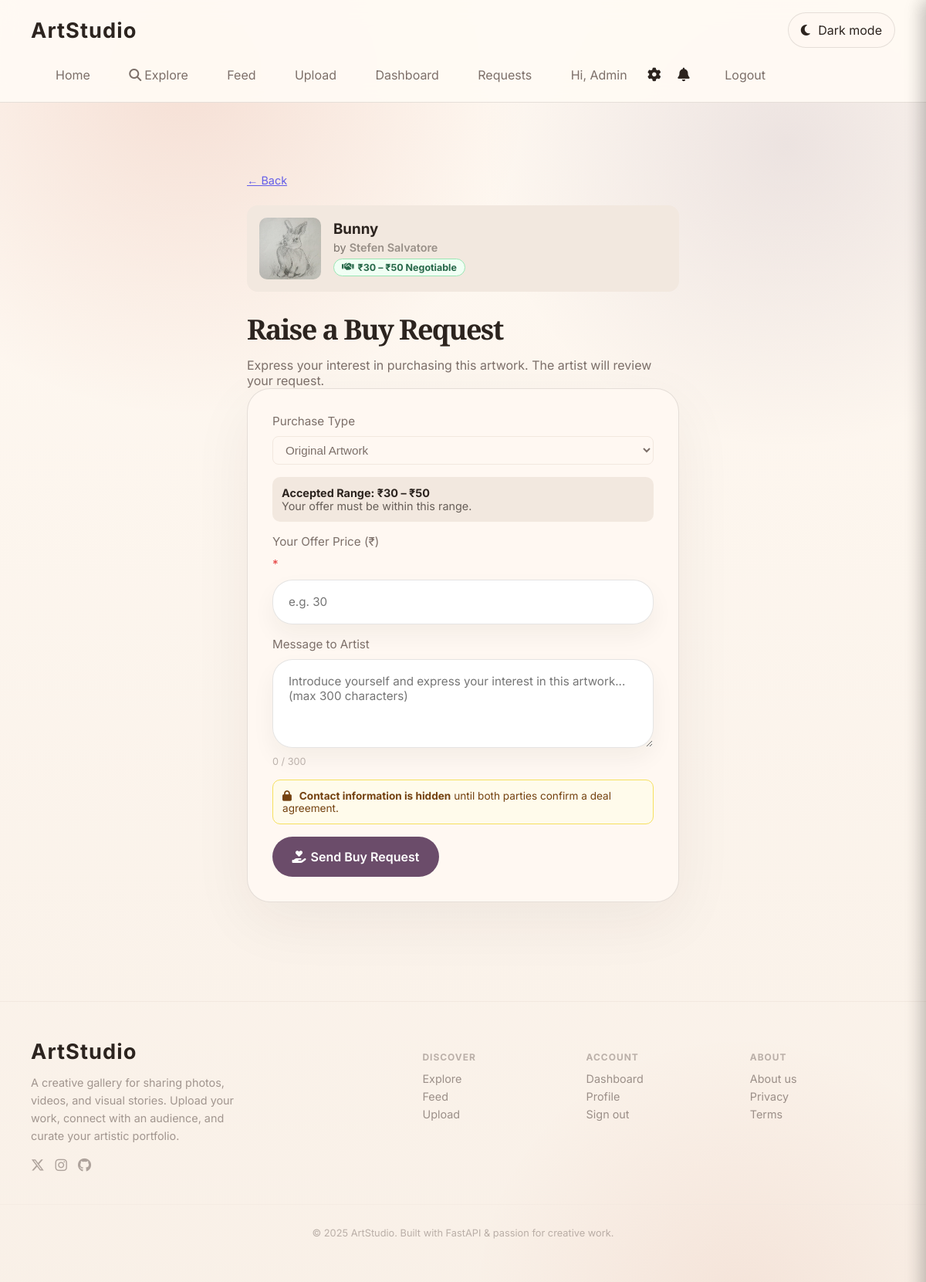
/buy-request/4 (signed in), run on the app's committed database.
### fastapi_app/models.py (models this page shows)
class User(Base):
    __tablename__ = "users"
    id = Column(Integer, primary_key=True, index=True)
    username = Column(String(80), unique=True, nullable=False, index=True)
    email = Column(String(200), unique=True, nullable=True)
    hashed_password = Column(String(200), nullable=False)
    avatar = Column(String(255), nullable=True)
    bio = Column(Text, nullable=True)
    is_admin = Column(Boolean, default=False, nullable=False)
    is_banned = Column(Boolean, default=False, nullable=False)
    whatsapp = Column(String(30), nullable=True)
    telegram = Column(String(60), nullable=True)
    created_at = Column(DateTime, default=datetime.utcnow)

class MediaItem(Base):
    __tablename__ = "media_items"
    id = Column(Integer, primary_key=True, index=True)
    title = Column(String(140), nullable=False, index=True)
    description = Column(Text, nullable=True)
    tags = Column(String(255), nullable=True, index=True)
    filename = Column(String(255), nullable=False, unique=True)
    media_type = Column(String(20), nullable=False)
    uploader = Column(String(80), nullable=False, default="Guest")
    uploader_id = Column(Integer, nullable=True)
    created_at = Column(DateTime, default=datetime.utcnow)
    views = Column(Integer, default=0)
    sale_status = Column(String(20), nullable=False, default="showcase")  # showcase | fixed | negotiable
    fixed_price = Column(Integer, nullable=True)       # in smallest currency unit (paise / cents)
    min_price = Column(Integer, nullable=True)
    max_price = Column(Integer, nullable=True)
    artwork_status = Column(String(20), nullable=False, default="available")  # available | reserved | sold

### fastapi_app/main.py (the view)
@app.get("/buy-request/{media_id}")
def buy_request_form(media_id: int, request: Request, db: Session = Depends(get_db)):
    current_user = get_current_user(request, db)
    if not current_user:
        return redirect_with_flash("/login", "Please sign in to raise a buy request.", "info")
    media_item = crud.get_media_item(db, media_id)
    if not media_item:
        raise HTTPException(status_code=404, detail="Artwork not found")
    if media_item.sale_status == "showcase":
        return redirect_with_flash(f"/watch/{media_id}", "This artwork is not available for purchase.", "info")
    if media_item.uploader_id == current_user.id:
        return redirect_with_flash(f"/watch/{media_id}", "You cannot buy your own artwork.", "info")
    if media_item.artwork_status != "available":
        return redirect_with_flash(f"/watch/{media_id}", f"This artwork is {media_item.artwork_status}.", "info")
    if crud.has_pending_request(db, media_id, current_user.id):
        return redirect_with_flash(f"/watch/{media_id}", "You already have an active request for this artwork.", "info")
    return render_template(request, "buy_request.html", db, media=media_item)

### fastapi_app/templates/buy_request.html (shortened to what this page needs)
{% extends "base.html" %}
{% block content %}
<section class="container form-section" style="max-width:560px">
  <div style="display:flex;align-items:center;gap:12px;margin-bottom:1.5rem">
    <a href="/watch/{{ media.id }}" style="opacity:0.6;font-size:0.9rem">← Back</a>
  </div>
  <div class="deal-artwork-card">
    {% if media.media_type == 'video' %}
      <div style="width:80px;height:80px;border-radius:10px;background:var(--surface-2);display:flex;align-items:center;justify-content:center;flex-shrink:0">
        <i class="fas fa-play" style="font-size:1.5rem;opacity:0.5"></i>
      </div>
    {% else %}
      <img src="/uploads/{{ media.filename }}" alt="{{ media.title }}" style="width:80px;height:80px;object-fit:cover;border-radius:10px;flex-shrink:0" />
    {% endif %}
    <div>
      <h3 style="margin:0 0 4px">{{ media.title }}</h3>
      <p style="margin:0;opacity:0.6;font-size:0.9rem">by <a href="/profile/{{ media.uploader }}" class="uploader-link">{{ media.uploader }}</a></p>
      {% if media.sale_status == 'fixed' %}
        <div class="price-tag price-fixed" style="margin-top:6px"><i class="fas fa-tag"></i> ₹{{ "{:,}".format(media.fixed_price) }} Fixed Price</div>
      {% elif media.sale_status == 'negotiable' %}
        <div class="price-tag price-negotiable" style="margin-top:6px"><i class="fas fa-handshake"></i> ₹{{ "{:,}".format(media.min_price) }} – ₹{{ "{:,}".format(media.max_price) }} Negotiable</div>
      {% endif %}
    </div>
  </div>
  <div class="section-intro" style="margin-top:1.5rem">
    <h2>Raise a Buy Request</h2>
    <p>Express your interest in purchasing this artwork. The artist will review your request.</p>
  </div>
  <form action="/buy-request/{{ media.id }}" method="post" class="upload-form" id="buyRequestForm">
    <label>
      Purchase Type
      <select name="purchase_type" style="padding:8px 12px;border-radius:8px;border:1px solid var(--surface-2);background:var(--surface-1);color:inherit;font-size:0.95rem">
        <option value="original">Original Artwork</option>
      </select>
    </label>
    {% if media.sale_status == 'fixed' %}
      <div style="background:var(--surface-2);border-radius:10px;padding:12px;font-size:0.9rem">
        <strong>Listed Price: ₹{{ "{:,}".format(media.fixed_price) }}</strong><br>
        <span style="opacity:0.7">You can offer the listed price or request a discount.</span>
      </div>
      <label>
        Your Offer Price (₹)
        <input type="number" name="offer_price" min="1" placeholder="Leave blank to accept listed price ₹{{ media.fixed_price }}" value="{{ media.fixed_price }}" />
      </label>
    {% elif media.sale_status == 'negotiable' %}
      <div style="background:var(--surface-2);border-radius:10px;padding:12px;font-size:0.9rem">
        <strong>Accepted Range: ₹{{ "{:,}".format(media.min_price) }} – ₹{{ "{:,}".format(media.max_price) }}</strong><br>
        <span style="opacity:0.7">Your offer must be within this range.</span>
      </div>
      <label>
        Your Offer Price (₹) <span style="color:#e53e3e">*</span>
        <input type="number" name="offer_price" min="{{ media.min_price }}" max="{{ media.max_price }}" placeholder="e.g. {{ media.min_price }}" required />
      </label>
    {% endif %}
    <label>
      Message to Artist
      <textarea name="message" rows="4" maxlength="300" placeholder="Introduce yourself and express your interest in this artwork... (max 300 characters)" id="buyMsg"></textarea>
      <small id="msgCount" style="opacity:0.5;float:right">0 / 300</small>
    </label>
    <div style="background:#fffbeb;border:1px solid #f6e05e;border-radius:10px;padding:12px;font-size:0.85rem;color:#744210">
      <i class="fas fa-lock" style="margin-right:6px"></i>
      <strong>Contact information is hidden</strong> until both parties confirm a deal agreement.
    </div>
    <button type="submit" class="button buy-request-btn" id="buySubmitBtn">
      <i class="fas fa-hand-holding-heart"></i> Send Buy Request
    </button>
  </form>
</section>
{% endblock %}

### fastapi_app/templates/base.html (shortened to what this page needs)
<!DOCTYPE html>
<html lang="en">
<head>
  <link rel="stylesheet" href="https://cdnjs.cloudflare.com/ajax/libs/font-awesome/6.5.0/css/all.min.css" />
  <link rel="stylesheet" href="/static/css/main.css?v=20250603" />
</head>
<body>
  <header class="site-header">
    <div class="container nav-bar">
      <a class="brand" href="/">ArtStudio</a>
      <div class="nav-actions">
        <button class="theme-toggle" type="button" aria-label="Toggle dark light theme">
          <i class="fas fa-moon"></i>
          <span class="theme-toggle-label">Dark mode</span>
        </button>
      </div>
      <nav>
        <a href="/">Home</a>
        <a href="/explore"><i class="fas fa-magnifying-glass" style="margin-right:4px"></i>Explore</a>
        <a href="/feed">Feed</a>
        <a href="/upload">Upload</a>
        {% if current_user %}
          <a href="/dashboard">Dashboard</a>
          <a href="/requests">Requests</a>
          <a href="/profile/{{ current_user.username }}">Hi, {{ current_user.username }}</a>
          <button class="settings-trigger" id="settingsTrigger" aria-label="Settings" title="Settings">
            <i class="fas fa-gear"></i>
          </button>
          <button class="notif-trigger" id="notifTrigger" aria-label="Notifications" title="Notifications">
            <i class="fas fa-bell"></i>
          </button>
          <a href="/logout" id="logoutLink">Logout</a>
        {% else %}
          <a href="/login">Sign in</a>
          <a href="/register">Register</a>
        {% endif %}
      </nav>
    </div>
  </header>
  <main class="page-content">
    {% block content %}{% endblock %}
  </main>
  <footer class="site-footer">
    <div class="container footer-grid">
      <div class="footer-brand">
        <a class="brand" href="/">ArtStudio</a>
        <p>A creative gallery for sharing photos, videos, and visual stories. Upload your work, connect with an audience, and curate your artistic portfolio.</p>
        <div class="footer-social">
          <a href="#" aria-label="Twitter"><i class="fab fa-x-twitter"></i></a>
          <a href="#" aria-label="Instagram"><i class="fab fa-instagram"></i></a>
          <a href="#" aria-label="GitHub"><i class="fab fa-github"></i></a>
        </div>
      </div>
      <div class="footer-links">
        <div>
          <h4>Discover</h4>
          <a href="/explore">Explore</a>
          <a href="/feed">Feed</a>
          <a href="/upload">Upload</a>
        </div>
        <div>
          <h4>Account</h4>
          {% if current_user %}
            <a href="/dashboard">Dashboard</a>
            <a href="/profile/{{ current_user.username }}">Profile</a>
            <a href="/logout">Sign out</a>
          {% else %}
            <a href="/login">Sign in</a>
            <a href="/register">Register</a>
          {% endif %}
        </div>
        <div>
          <h4>About</h4>
          <a href="#">About us</a>
          <a href="#">Privacy</a>
          <a href="#">Terms</a>
        </div>
      </div>
    </div>
    <div class="footer-bottom">
      <p>© {{ 2025 }} ArtStudio. Built with FastAPI &amp; passion for creative work.</p>
    </div>
  </footer>
</body>
</html>

### data on the page
User: username "Admin"
MediaItem: filename (picture), title "Bunny", uploader "Stefen Salvatore", min_price "30", max_price "50", offer_price "e.g. 30"

### other printed values
{{ 2025 }} "2025"
